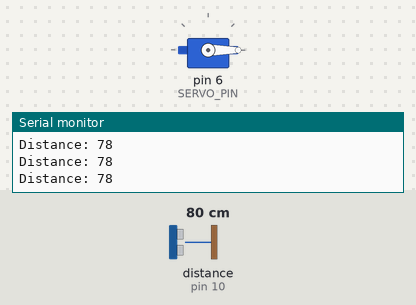
Recording of a sketch running on a simulated Arduino Uno, built with avr-gcc and run on an emulated ATmega328P. On the bench: servo, the last lines printed to the serial monitor. Wiring (inferred from the names in the program): ultrasonic range finder: trigger pin 9; echo pin 10. Inputs (shaded band) come from the test bench; at power-on: distance to the obstacle (sensor on pin 10) 80 cm. The echo pulse lasts 58.3 µs per cm.

Above: at 1.3 s.
1.4 s: distance to the obstacle (sensor on pin 10) set to 18 cm
2.9 s: distance to the obstacle (sensor on pin 10) set to 15 cm
At 4.3 s:
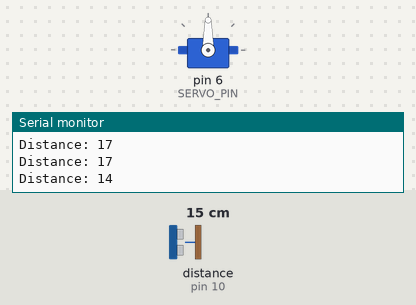
Timing chart, 0 to 9.0 s (numbered marks = the images above; inputs shaded):
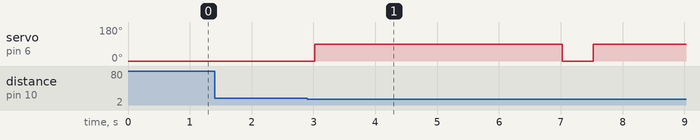

The sketch:

smart_dustbin.ino
```cpp
#include <Servo.h>

#define TRIG_PIN 9
#define ECHO_PIN 10
#define SERVO_PIN 6

Servo lidServo;

void setup() {
  pinMode(TRIG_PIN, OUTPUT);
  pinMode(ECHO_PIN, INPUT);
  lidServo.attach(SERVO_PIN);
  lidServo.write(0); // initial closed position
  Serial.begin(9600);
}

long getDistance() {
  digitalWrite(TRIG_PIN, LOW);
  delayMicroseconds(2);
  digitalWrite(TRIG_PIN, HIGH);
  delayMicroseconds(10);
  digitalWrite(TRIG_PIN, LOW);

  long duration = pulseIn(ECHO_PIN, HIGH);
  long distance = duration * 0.034 / 2;
  return distance;
}

void loop() {
  long distance = getDistance();
  Serial.print("Distance: ");
  Serial.println(distance);

  if (distance <= 15) {
    lidServo.write(90); // open
    delay(4000);        // wait 4 seconds
    lidServo.write(0);  // close
  }

  delay(500); // small delay to avoid flickering
}
```

Measured:
- the behaviour switches between 17 and 16 cm on distance to the obstacle (sensor on pin 10) (found by bisection; images 0 and 1)
- after the input at 2.9 s, servo on pin 6 (SERVO_PIN): 0° → 90° after 0.12 s, → 0° 4.0 s later, → 90° 0.50 s later
